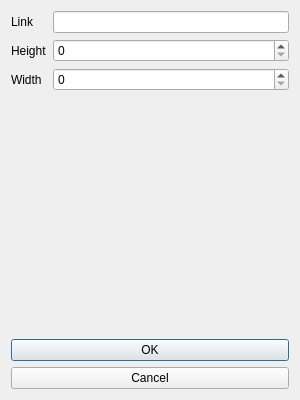
<?xml version="1.0" encoding="UTF-8"?>
<ui version="4.0">
 <class>Image</class>
 <widget class="QDialog" name="Image">
  <property name="geometry">
   <rect>
    <x>0</x>
    <y>0</y>
    <width>300</width>
    <height>400</height>
   </rect>
  </property>
  <property name="windowTitle">
   <string>Dialog</string>
  </property>
  <layout class="QVBoxLayout" name="verticalLayout">
   <item>
    <layout class="QFormLayout" name="formLayout">
     <item row="0" column="0">
      <widget class="QLabel" name="label">
       <property name="text">
        <string>Link</string>
       </property>
      </widget>
     </item>
     <item row="0" column="1">
      <widget class="QLineEdit" name="address"/>
     </item>
     <item row="1" column="0">
      <widget class="QLabel" name="label_2">
       <property name="text">
        <string>Height</string>
       </property>
      </widget>
     </item>
     <item row="2" column="0">
      <widget class="QLabel" name="label_3">
       <property name="text">
        <string>Width</string>
       </property>
      </widget>
     </item>
     <item row="1" column="1">
      <widget class="QSpinBox" name="height">
       <property name="maximum">
        <number>32767</number>
       </property>
      </widget>
     </item>
     <item row="2" column="1">
      <widget class="QSpinBox" name="width">
       <property name="maximum">
        <number>32767</number>
       </property>
      </widget>
     </item>
    </layout>
   </item>
   <item>
    <widget class="QPushButton" name="OkButton">
     <property name="text">
      <string>OK</string>
     </property>
    </widget>
   </item>
   <item>
    <widget class="QPushButton" name="CancelButton">
     <property name="text">
      <string>Cancel</string>
     </property>
    </widget>
   </item>
  </layout>
 </widget>
 <resources/>
 <connections/>
</ui>
